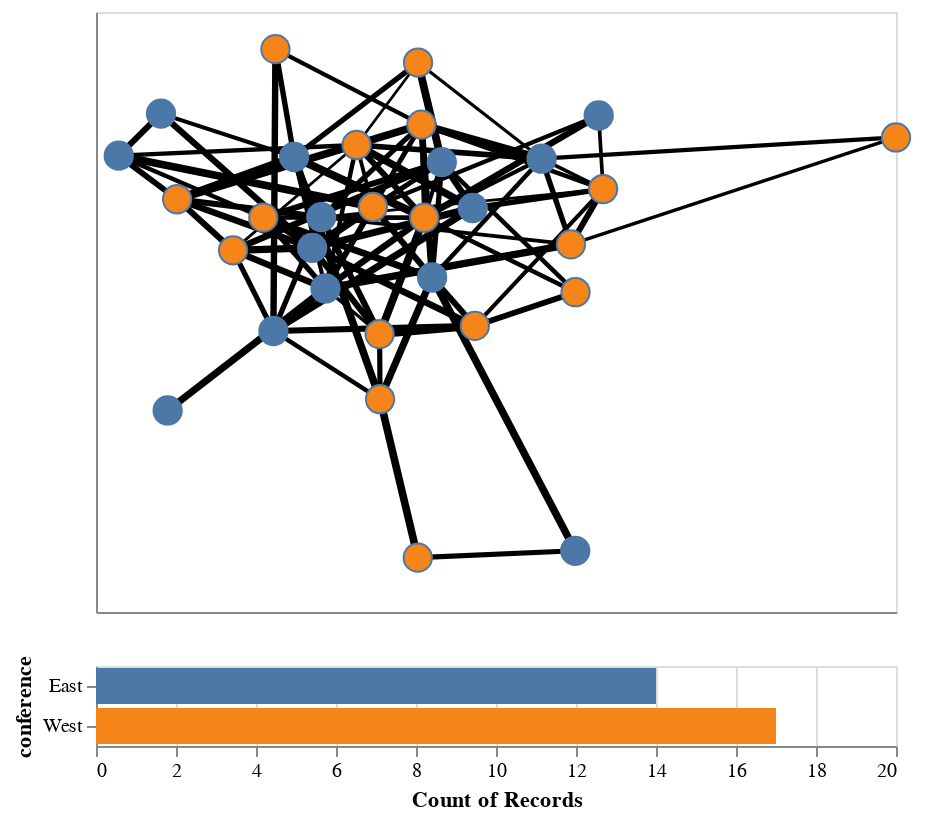

The notebook cell saved with this chart:
### Code cell
import nx_altair as nxa
import altair as alt
%matplotlib inline
import numpy as np

pos = nx.spring_layout(G)


east=[
"Bruins",	"Hurricanes",
"Sabres", "BlueJackets"
"RedWings", "Devils",
"Panthers", "Islanders",
"Canadiens", "Rangers",
"Senators",	 "Flyers",
"Lightning",	 "Penguins",
"MapleLeafs",	 "Capitals"]

# Add attributes to each node.
for n in G.nodes():
    G.nodes[n]['weight'] = np.random.randn()
    G.nodes[n]['name'] = np.random.randint(1000)
    if n in east:
      G.nodes[n]['conference'] = 'East'
    else:
      G.nodes[n]['conference'] = 'West'
    

# Add attributes to edge.    
for e in G.edges():
    G.edges[(e[0],e[1])]['weight'] = np.random.uniform(1, 10)

chart = nxa.draw_networkx(
    G=G,
    pos=pos,
    node_size=200,
    node_color='conference',
    cmap='viridis',
    width='weight',
    node_tooltip=['weight', 'name', 'conference']
)

# Get the node layer
edges = chart.layer[0]
nodes = chart.layer[1]

# Build a brush
brush = alt.selection_interval(encodings=['x', 'y'])
color = alt.Color('conference:N',  legend=None)

# Condition nodes based on brush
nodes = nodes.encode(
    fill=alt.condition(brush, color, alt.value('gray')),
).add_selection(
    brush
)

# Create a bar graph to show highlighted nodes.
bars = alt.Chart(nodes.data).mark_bar().encode(
    x=alt.X('count()', scale=alt.Scale(domain=(0,20))),
    y='conference',
    color='conference',
).transform_filter(
    brush
)

alt.vconcat(edges+nodes, bars)

### Figure 1 — Vega-Lite specification as saved in the notebook (floating-point values rounded to 4 significant figures; data arrays with more than 128 entries replaced by an {"elided": "..."} marker saying what was removed)
{"config": {"view": {"continuousWidth": 400, "continuousHeight": 300}}, "vconcat": [{"layer": [{"data": {"name": "data-91962f43dd6d9f9df3eb54fb530ecba9"}, "mark": {"type": "line", "color": "black", "opacity": 1}, "encoding": {"detail": {"type": "quantitative", "field": "edge"}, "size": {"type": "quantitative", "field": "weight", "legend": null}, "x": {"type": "quantitative", "axis": {"grid": false, "labels": false, "ticks": false, "title": ""}, "field": "x"}, "y": {"type": "quantitative", "axis": {"grid": false, "labels": false, "ticks": false, "title": ""}, "field": "y"}}}, {"data": {"name": "data-a2d4a5b8fc105027ca83afc935553f7f"}, "mark": {"type": "point", "opacity": 1, "size": 200, "strokeWidth": 1.0}, "encoding": {"fill": {"condition": {"type": "nominal", "field": "conference", "legend": null, "selection": "selector027"}, "value": "gray"}, "tooltip": [{"type": "quantitative", "field": "weight"}, {"type": "quantitative", "field": "name"}, {"type": "nominal", "field": "conference"}], "x": {"type": "quantitative", "axis": {"grid": false, "labels": false, "ticks": false}, "field": "x"}, "y": {"type": "quantitative", "axis": {"grid": false, "labels": false, "ticks": false}, "field": "y"}}, "selection": {"selector027": {"type": "interval", "encodings": ["x", "y"]}}}]}, {"data": {"name": "data-a2d4a5b8fc105027ca83afc935553f7f"}, "mark": "bar", "encoding": {"color": {"type": "nominal", "field": "conference"}, "x": {"type": "quantitative", "aggregate": "count", "scale": {"domain": [0, 20]}}, "y": {"type": "nominal", "field": "conference"}}, "transform": [{"filter": {"selection": "selector027"}}]}], "$schema": "https://vega.github.io/schema/vega-lite/v4.8.1.json", "datasets": {"data-91962f43dd6d9f9df3eb54fb530ecba9": {"elided": "182 records"}, "data-a2d4a5b8fc105027ca83afc935553f7f": [{"weight": -1.04, "viable": "no", "conference": "West", "y": 0.05134, "x": 0.0565, "name": 711}, {"weight": -0.04915, "viable": "yes", "conference": "West", "y": 0.2996, "x": 0.05088, "name": 33}, {"weight": -0.2467, "viable": "yes", "conference": "East", "y": 0.329, "x": -0.47, "name": 542}, {"weight": -1.06, "viable": "no", "conference": "East", "y": 0.1996, "x": 0.09159, "name": 107}, {"weight": -0.628, "viable": "no", "conference": "West", "y": 0.2655, "x": 1.0, "name": 794}, {"weight": 1.3, "viable": "yes", "conference": "East", "y": 0.07734, "x": 0.1534, "name": 656}, {"weight": 0.7729, "viable": "yes", "conference": "West", "y": 0.1278, "x": 0.4142, "name": 392}, {"weight": 0.07091, "viable": "no", "conference": "West", "y": 0.501, "x": -0.2411, "name": 73}, {"weight": 1.002, "viable": "no", "conference": "West", "y": 0.1006, "x": -0.4378, "name": 339}, {"weight": 0.6156, "viable": "no", "conference": "West", "y": 0.05162, "x": -0.2654, "name": 724}, {"weight": -0.5721, "viable": "yes", "conference": "West", "y": -0.8551, "x": 0.04356, "name": 596}, {"weight": 1.166, "viable": "yes", "conference": "West", "y": -0.2371, "x": 0.1577, "name": 591}, {"weight": -0.7691, "viable": "yes", "conference": "East", "y": -0.2506, "x": -0.2452, "name": 40}, {"weight": 0.4976, "viable": "no", "conference": "West", "y": -0.01974, "x": 0.3498, "name": 450}, {"weight": -0.3852, "viable": "yes", "conference": "West", "y": 0.2453, "x": -0.07878, "name": 199}, {"weight": -2.136, "viable": "yes", "conference": "East", "y": 0.2089, "x": 0.2912, "name": 694}, {"weight": 0.4946, "viable": "no", "conference": "West", "y": 0.07998, "x": -0.04624, "name": 614}, {"weight": 0.53, "viable": "no", "conference": "East", "y": 0.2169, "x": -0.5545, "name": 138}, {"weight": 0.6279, "viable": "yes", "conference": "East", "y": -0.4626, "x": -0.4567, "name": 707}, {"weight": -1.388, "viable": "yes", "conference": "East", "y": -0.02895, "x": -0.1676, "name": 870}, {"weight": 0.2744, "viable": "yes", "conference": "East", "y": 0.2133, "x": -0.2038, "name": 93}, {"weight": -0.4058, "viable": "no", "conference": "East", "y": -0.108, "x": 0.07223, "name": 103}, {"weight": 0.3099, "viable": "yes", "conference": "East", "y": 0.05311, "x": -0.1495, "name": 804}, {"weight": 0.8605, "viable": "no", "conference": "West", "y": -0.4325, "x": -0.03194, "name": 526}, {"weight": 1.513, "viable": "yes", "conference": "West", "y": -0.1473, "x": 0.3591, "name": 124}, {"weight": -1.275, "viable": "yes", "conference": "East", "y": 0.324, "x": 0.4054, "name": 421}, {"weight": 0.02213, "viable": "no", "conference": "East", "y": -0.1372, "x": -0.1411, "name": 589}, {"weight": -0.4014, "viable": "yes", "conference": "West", "y": -0.2589, "x": -0.03279, "name": 757}, {"weight": 0.2857, "viable": "no", "conference": "West", "y": 0.4653, "x": 0.0441, "name": 167}, {"weight": -0.623, "viable": "no", "conference": "East", "y": -0.8367, "x": 0.3585, "name": 613}, {"weight": -1.17, "viable": "no", "conference": "West", "y": -0.03549, "x": -0.3259, "name": 818}]}}
